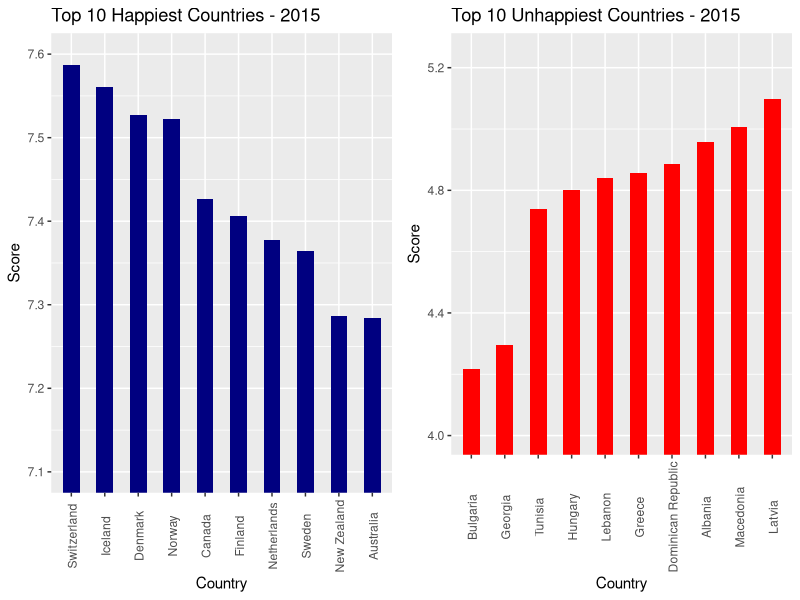
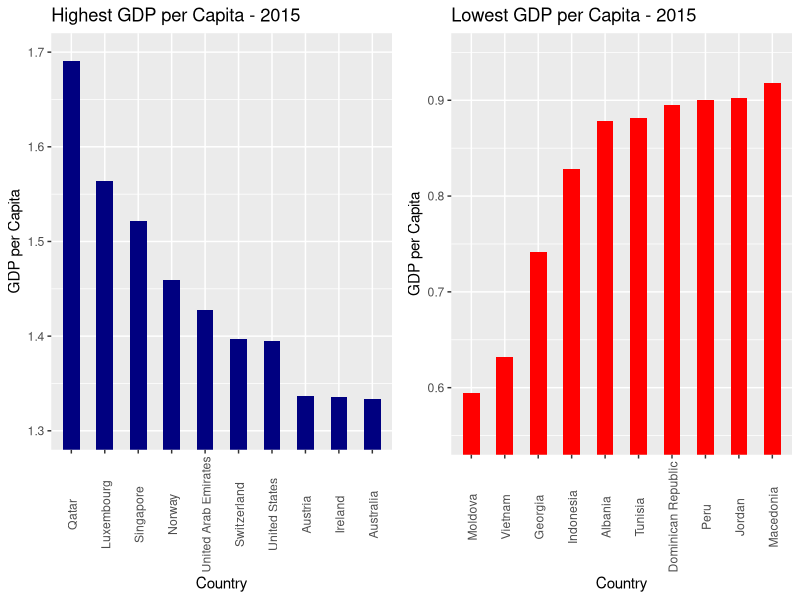
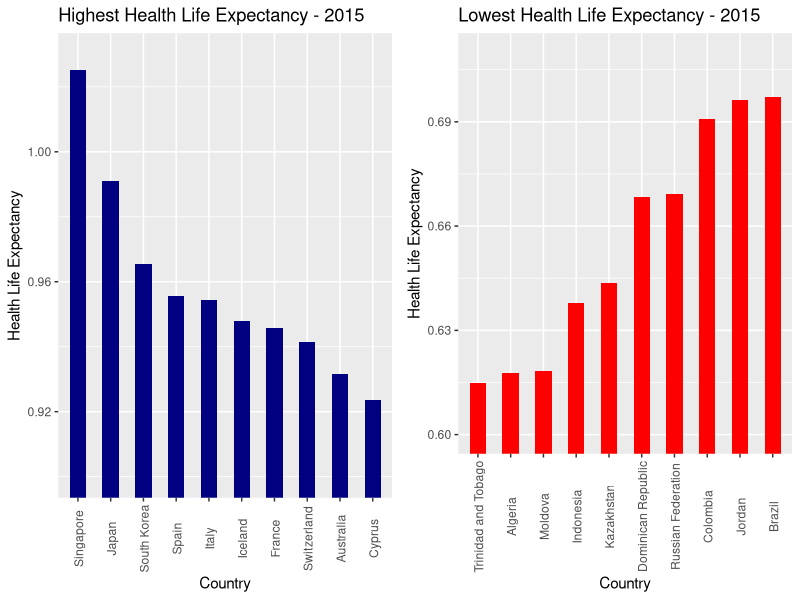
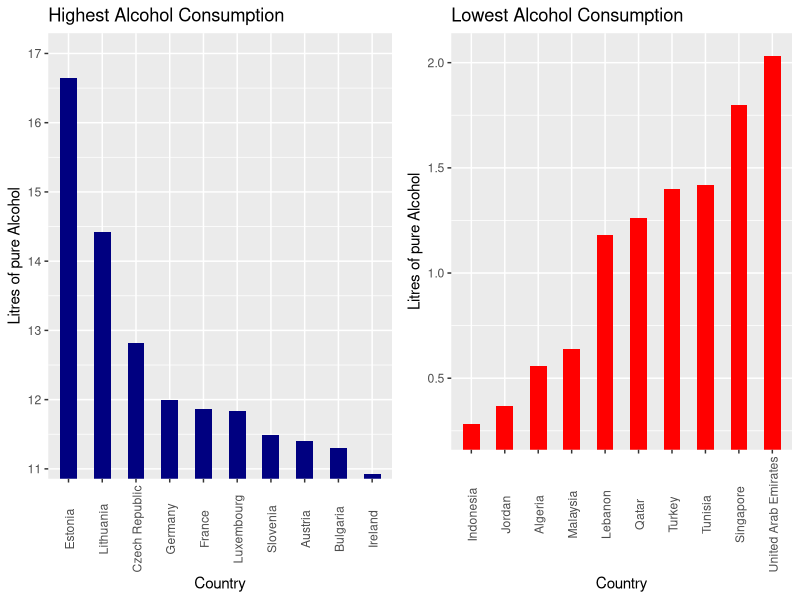
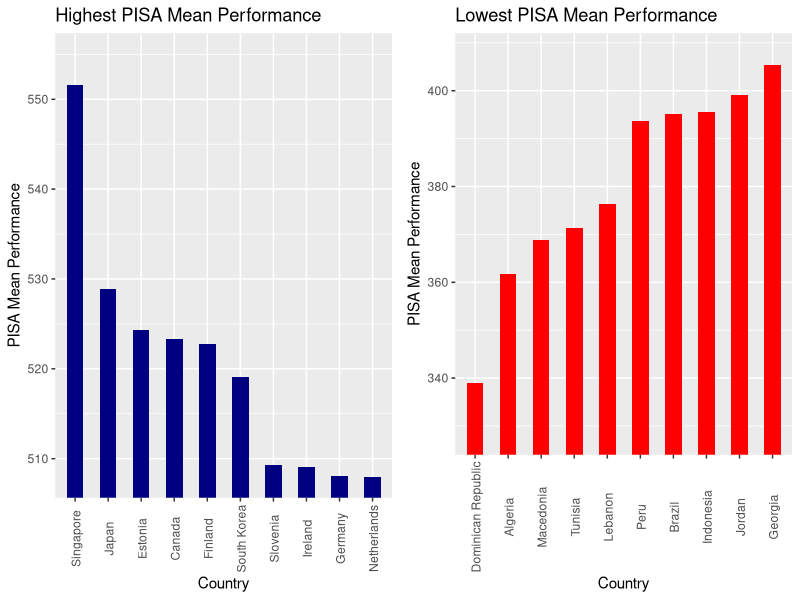
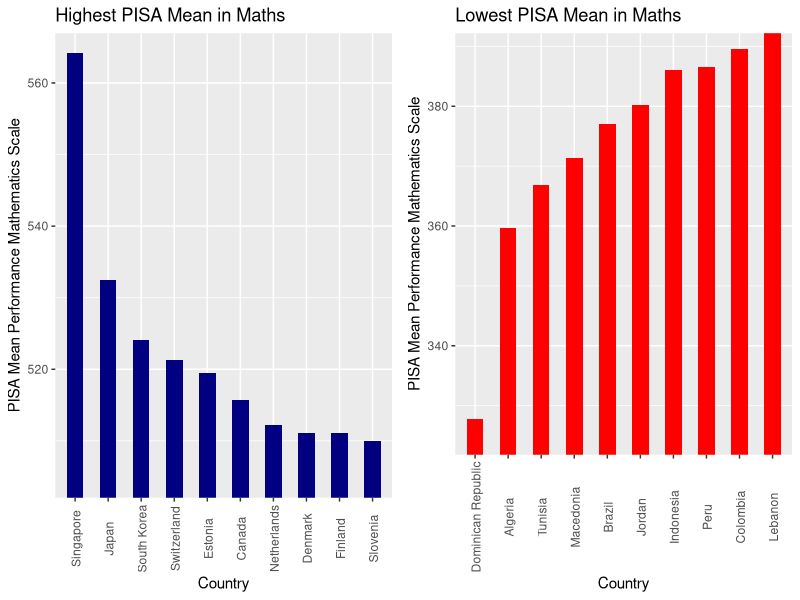
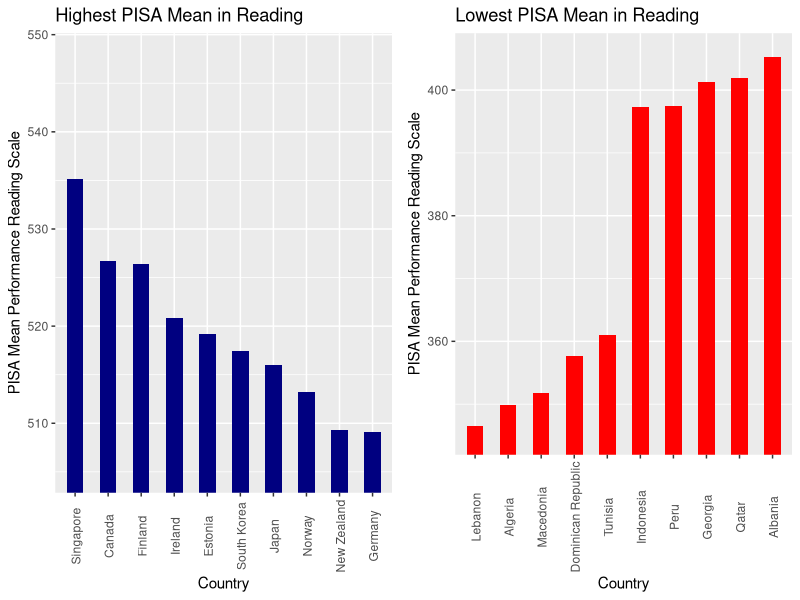
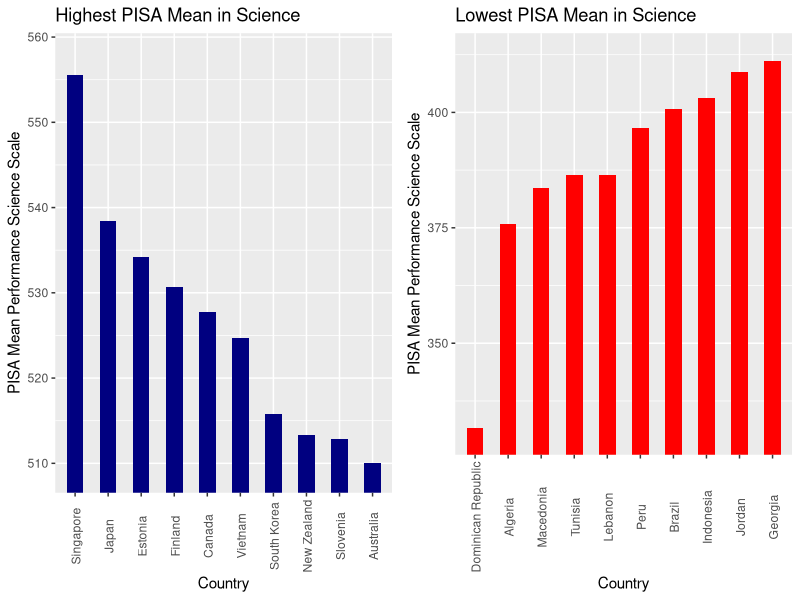

Reproduce these figures in R, in order.
## ---- chunk 1
knitr::opts_chunk$set(echo = TRUE)
## ---- chunk 2
dfMasterData <- read.csv("../../data/master_data/master_data.min.csv")
## ---- chunk 3

dfOrderedData <- head(dfMasterData[order(dfMasterData$Happiness.Score, decreasing = TRUE),], n = 10)

g1 <- ggplot2::ggplot(
  dfOrderedData, 
  ggplot2::aes(
    x=factor(Country,levels=dfOrderedData$Country[order(dfOrderedData$Happiness.Score, decreasing = TRUE)]),
  y=Happiness.Score))
g1 <- g1 + ggplot2::geom_bar(stat="identity",width=0.5,fill="navyblue")
g1 <- g1 + ggplot2::theme( axis.text.x = ggplot2::element_text(angle=90, vjust=0.6))
g1 <- g1 + ggplot2::labs(title="Top 10 Happiest Countries - 2015", x="Country",y="Score")
g1 <- g1 + ggplot2::coord_cartesian(ylim=c(7.1,7.6))


dfOrderedData2 <- tail(dfMasterData[order(dfMasterData$Happiness.Score, decreasing = TRUE),], n = 10)

g2 <- ggplot2::ggplot(
  dfOrderedData2, 
  ggplot2::aes(
    x=factor(Country,levels=dfOrderedData2$Country[order(dfOrderedData2$Happiness.Score, decreasing = FALSE)]),
  y=Happiness.Score))
g2 <- g2 + ggplot2::geom_bar(stat="identity",width=0.5,fill="red")
g2 <- g2 + ggplot2::theme( axis.text.x = ggplot2::element_text(angle=90, vjust=0.6))
g2 <- g2 + ggplot2::labs(title="Top 10 Unhappiest Countries - 2015", x="Country",y="Score")
g2 <- g2 + ggplot2::coord_cartesian(ylim=c(4,5.25))

gridExtra::grid.arrange(g1, g2,  ncol = 2,nrow=1)
## ---- chunk 4
g1 <- NULL
g2 <- NULL
dfOrderedData <- NULL
dfOrderedData2 <- NULL
## ---- chunk 5

dfOrderedData <- head(dfMasterData[order(dfMasterData$Economy.GDP.per.Capita, decreasing = TRUE),], n = 10)

g1 <- ggplot2::ggplot(
        dfOrderedData, 
        ggplot2::aes(x=factor(dfOrderedData$Country,levels=dfOrderedData$Country[order(dfOrderedData$Economy.GDP.per.Capita, decreasing = TRUE)]),y=Economy.GDP.per.Capita)
      ) 
g1 <- g1 + ggplot2::geom_bar(stat="identity",width=0.5,fill="navyblue") 
g1 <- g1 + ggplot2::theme(axis.text.x = ggplot2::element_text(angle=90, vjust=0.6)) 
g1 <- g1 + ggplot2::labs(title="Highest GDP per Capita - 2015", x="Country",y="GDP per Capita") 
g1 <- g1 + ggplot2::coord_cartesian(ylim=c(1.3,1.7))

dfOrderedData2 <- tail(dfMasterData[order(dfMasterData$Economy.GDP.per.Capita, decreasing = TRUE),], n = 10)

g2 <- ggplot2::ggplot(
        dfOrderedData2, 
        ggplot2::aes(x=factor(dfOrderedData2$Country,levels=dfOrderedData2$Country[order(dfOrderedData2$Economy.GDP.per.Capita, decreasing = FALSE)]),y=Economy.GDP.per.Capita)
        ) 
g2 <- g2 + ggplot2::geom_bar(stat="identity",width=0.5,fill="red") 
g2 <- g2 + ggplot2::theme(axis.text.x = ggplot2::element_text(angle=90, vjust=0.6)) 
g2 <- g2 + ggplot2::labs(title="Lowest GDP per Capita - 2015", x="Country",y="GDP per Capita") 
g2 <- g2 + ggplot2::coord_cartesian(ylim=c(0.55,0.95))

gridExtra::grid.arrange(g1, g2,  ncol = 2,nrow=1)
## ---- chunk 6
g1 <- NULL
g2 <- NULL
dfOrderedData <- NULL
dfOrderedData2 <- NULL
## ---- chunk 7

dfOrderedData <- head(dfMasterData[order(dfMasterData$Health.Life.Expectancy, decreasing = TRUE),], n = 10)

g1 <- ggplot2::ggplot(
        dfOrderedData, 
        ggplot2::aes(x=factor(dfOrderedData$Country,levels=dfOrderedData$Country[order(dfOrderedData$Health.Life.Expectancy, decreasing = TRUE)]),y=Health.Life.Expectancy)
      ) 
g1 <- g1 + ggplot2::geom_bar(stat="identity",width=0.5,fill="navyblue") 
g1 <- g1 + ggplot2::theme(axis.text.x = ggplot2::element_text(angle=90, vjust=0.6)) 
g1 <- g1 + ggplot2::labs(title="Highest Health Life Expectancy - 2015", x="Country",y="Health Life Expectancy") 
g1 <- g1 + ggplot2::coord_cartesian(ylim=c(0.9,1.03))

dfOrderedData2 <- tail(dfMasterData[order(dfMasterData$Health.Life.Expectancy, decreasing = TRUE),], n = 10)

g2 <- ggplot2::ggplot(
        dfOrderedData2, 
        ggplot2::aes(x=factor(dfOrderedData2$Country,levels=dfOrderedData2$Country[order(dfOrderedData2$Health.Life.Expectancy, decreasing = FALSE)]),y=Health.Life.Expectancy)
        ) 
g2 <- g2 + ggplot2::geom_bar(stat="identity",width=0.5,fill="red") 
g2 <- g2 + ggplot2::theme(axis.text.x = ggplot2::element_text(angle=90, vjust=0.6)) 
g2 <- g2 + ggplot2::labs(title="Lowest Health Life Expectancy - 2015", x="Country",y="Health Life Expectancy") 
g2 <- g2 + ggplot2::coord_cartesian(ylim=c(0.6,0.71))

gridExtra::grid.arrange(g1, g2,  ncol = 2,nrow=1)
## ---- chunk 8
g1 <- NULL
g2 <- NULL
dfOrderedData <- NULL
dfOrderedData2 <- NULL

## ---- chunk 9

dfOrderedData <- head(dfMasterData[order(dfMasterData$Alcohol.Consumption.All.Types, decreasing = TRUE),], n = 10)

g1 <- ggplot2::ggplot(
        dfOrderedData, 
        ggplot2::aes(x=factor(dfOrderedData$Country,levels=dfOrderedData$Country[order(dfOrderedData$Alcohol.Consumption.All.Types, decreasing = TRUE)]),y=Alcohol.Consumption.All.Types)
      ) 
g1 <- g1 + ggplot2::geom_bar(stat="identity",width=0.5,fill="navyblue") 
g1 <- g1 + ggplot2::theme(axis.text.x = ggplot2::element_text(angle=90, vjust=0.6)) 
g1 <- g1 + ggplot2::labs(title="Highest Alcohol Consumption", x="Country",y="Litres of pure Alcohol") 
g1 <- g1 + ggplot2::coord_cartesian(ylim=c(11.15,17))

dfOrderedData2 <- tail(dfMasterData[order(dfMasterData$Alcohol.Consumption.All.Types, decreasing = TRUE),], n = 10)

g2 <- ggplot2::ggplot(
        dfOrderedData2, 
        ggplot2::aes(x=factor(dfOrderedData2$Country,levels=dfOrderedData2$Country[order(dfOrderedData2$Alcohol.Consumption.All.Types, decreasing = FALSE)]),y=Alcohol.Consumption.All.Types)
        ) 
g2 <- g2 + ggplot2::geom_bar(stat="identity",width=0.5,fill="red") 
g2 <- g2 + ggplot2::theme(axis.text.x = ggplot2::element_text(angle=90, vjust=0.6)) 
g2 <- g2 + ggplot2::labs(title="Lowest Alcohol Consumption", x="Country",y="Litres of pure Alcohol") 
g2 <- g2 + ggplot2::coord_cartesian(ylim=c(0.25,2.05))

gridExtra::grid.arrange(g1, g2,  ncol = 2,nrow=1)
## ---- chunk 10
g1 <- NULL
g2 <- NULL
dfOrderedData <- NULL
dfOrderedData2 <- NULL

## ---- chunk 11

dfOrderedData <- head(dfMasterData[order(dfMasterData$PISA.Performance.Mean, decreasing = TRUE),], n = 10)

g1 <- ggplot2::ggplot(
        dfOrderedData, 
        ggplot2::aes(x=factor(dfOrderedData$Country,levels=dfOrderedData$Country[order(dfOrderedData$PISA.Performance.Mean, decreasing = TRUE)]),y=PISA.Performance.Mean)
      ) 
g1 <- g1 + ggplot2::geom_bar(stat="identity",width=0.5,fill="navyblue") 
g1 <- g1 + ggplot2::theme(axis.text.x = ggplot2::element_text(angle=90, vjust=0.6)) 
g1 <- g1 + ggplot2::labs(title="Highest PISA Mean Performance", x="Country",y="PISA Mean Performance") 
g1 <- g1 + ggplot2::coord_cartesian(ylim=c(508,555))

dfOrderedData2 <- tail(dfMasterData[order(dfMasterData$PISA.Performance.Mean, decreasing = TRUE),], n = 10)

g2 <- ggplot2::ggplot(
        dfOrderedData2, 
        ggplot2::aes(x=factor(dfOrderedData2$Country,levels=dfOrderedData2$Country[order(dfOrderedData2$PISA.Performance.Mean, decreasing = FALSE)]),y=PISA.Performance.Mean)
        ) 
g2 <- g2 + ggplot2::geom_bar(stat="identity",width=0.5,fill="red") 
g2 <- g2 + ggplot2::theme(axis.text.x = ggplot2::element_text(angle=90, vjust=0.6)) 
g2 <- g2 + ggplot2::labs(title="Lowest PISA Mean Performance", x="Country",y="PISA Mean Performance") 
g2 <- g2 + ggplot2::coord_cartesian(ylim=c(328,408))

gridExtra::grid.arrange(g1, g2,  ncol = 2,nrow=1)
## ---- chunk 12
g1 <- NULL
g2 <- NULL
dfOrderedData <- NULL
dfOrderedData2 <- NULL

## ---- chunk 13

dfOrderedData <- head(dfMasterData[order(dfMasterData$PISA.Performance.Mean.Mathematics, decreasing = TRUE),], n = 10)

g1 <- ggplot2::ggplot(
        dfOrderedData, 
        ggplot2::aes(x=factor(dfOrderedData$Country,levels=dfOrderedData$Country[order(dfOrderedData$PISA.Performance.Mean.Mathematics, decreasing = TRUE)]),y=PISA.Performance.Mean.Mathematics)
      ) 
g1 <- g1 + ggplot2::geom_bar(stat="identity",width=0.5,fill="navyblue") 
g1 <- g1 + ggplot2::theme(axis.text.x = ggplot2::element_text(angle=90, vjust=0.6)) 
g1 <- g1 + ggplot2::labs(title="Highest PISA Mean in Maths", x="Country",y="PISA Mean Performance Mathematics Scale") 
g1 <- g1 + ggplot2::coord_cartesian(ylim=c(505,564))

dfOrderedData2 <- tail(dfMasterData[order(dfMasterData$PISA.Performance.Mean.Mathematics, decreasing = TRUE),], n = 10)

g2 <- ggplot2::ggplot(
        dfOrderedData2, 
        ggplot2::aes(x=factor(dfOrderedData2$Country,levels=dfOrderedData2$Country[order(dfOrderedData2$PISA.Performance.Mean.Mathematics, decreasing = FALSE)]),y=PISA.Performance.Mean.Mathematics)
        ) 
g2 <- g2 + ggplot2::geom_bar(stat="identity",width=0.5,fill="red") 
g2 <- g2 + ggplot2::theme(axis.text.x = ggplot2::element_text(angle=90, vjust=0.6)) 
g2 <- g2 + ggplot2::labs(title="Lowest PISA Mean in Maths", x="Country",y="PISA Mean Performance Mathematics Scale") 
g2 <- g2 + ggplot2::coord_cartesian(ylim=c(325,389))

gridExtra::grid.arrange(g1, g2,  ncol = 2,nrow=1)
## ---- chunk 14
g1 <- NULL
g2 <- NULL
dfOrderedData <- NULL
dfOrderedData2 <- NULL

## ---- chunk 15

dfOrderedData <- head(dfMasterData[order(dfMasterData$PISA.Performance.Mean.Reading, decreasing = TRUE),], n = 10)

g1 <- ggplot2::ggplot(
        dfOrderedData, 
        ggplot2::aes(x=factor(dfOrderedData$Country,levels=dfOrderedData$Country[order(dfOrderedData$PISA.Performance.Mean.Reading, decreasing = TRUE)]),y=PISA.Performance.Mean.Reading)
      ) 
g1 <- g1 + ggplot2::geom_bar(stat="identity",width=0.5,fill="navyblue") 
g1 <- g1 + ggplot2::theme(axis.text.x = ggplot2::element_text(angle=90, vjust=0.6)) 
g1 <- g1 + ggplot2::labs(title="Highest PISA Mean in Reading", x="Country",y="PISA Mean Performance Reading Scale") 
g1 <- g1 + ggplot2::coord_cartesian(ylim=c(505,548))

dfOrderedData2 <- tail(dfMasterData[order(dfMasterData$PISA.Performance.Mean.Reading, decreasing = TRUE),], n = 10)

g2 <- ggplot2::ggplot(
        dfOrderedData2, 
        ggplot2::aes(x=factor(dfOrderedData2$Country,levels=dfOrderedData2$Country[order(dfOrderedData2$PISA.Performance.Mean.Reading, decreasing = FALSE)]),y=PISA.Performance.Mean.Reading)
        ) 
g2 <- g2 + ggplot2::geom_bar(stat="identity",width=0.5,fill="red") 
g2 <- g2 + ggplot2::theme(axis.text.x = ggplot2::element_text(angle=90, vjust=0.6)) 
g2 <- g2 + ggplot2::labs(title="Lowest PISA Mean in Reading", x="Country",y="PISA Mean Performance Reading Scale") 
g2 <- g2 + ggplot2::coord_cartesian(ylim=c(345,406))

gridExtra::grid.arrange(g1, g2,  ncol = 2,nrow=1)
## ---- chunk 16
g1 <- NULL
g2 <- NULL
dfOrderedData <- NULL
dfOrderedData2 <- NULL

## ---- chunk 17

dfOrderedData <- head(dfMasterData[order(dfMasterData$PISA.Performance.Mean.Science, decreasing = TRUE),], n = 10)

g1 <- ggplot2::ggplot(
        dfOrderedData, 
        ggplot2::aes(x=factor(dfOrderedData$Country,levels=dfOrderedData$Country[order(dfOrderedData$PISA.Performance.Mean.Science, decreasing = TRUE)]),y=PISA.Performance.Mean.Science)
      ) 
g1 <- g1 + ggplot2::geom_bar(stat="identity",width=0.5,fill="navyblue") 
g1 <- g1 + ggplot2::theme(axis.text.x = ggplot2::element_text(angle=90, vjust=0.6)) 
g1 <- g1 + ggplot2::labs(title="Highest PISA Mean in Science", x="Country",y="PISA Mean Performance Science Scale") 
g1 <- g1 + ggplot2::coord_cartesian(ylim=c(509,558))

dfOrderedData2 <- tail(dfMasterData[order(dfMasterData$PISA.Performance.Mean.Science, decreasing = TRUE),], n = 10)

g2 <- ggplot2::ggplot(
        dfOrderedData2, 
        ggplot2::aes(x=factor(dfOrderedData2$Country,levels=dfOrderedData2$Country[order(dfOrderedData2$PISA.Performance.Mean.Science, decreasing = FALSE)]),y=PISA.Performance.Mean.Science)
        ) 
g2 <- g2 + ggplot2::geom_bar(stat="identity",width=0.5,fill="red") 
g2 <- g2 + ggplot2::theme(axis.text.x = ggplot2::element_text(angle=90, vjust=0.6)) 
g2 <- g2 + ggplot2::labs(title="Lowest PISA Mean in Science", x="Country",y="PISA Mean Performance Science Scale") 
g2 <- g2 + ggplot2::coord_cartesian(ylim=c(330,413))

gridExtra::grid.arrange(g1, g2,  ncol = 2,nrow=1)
## ---- chunk 18
g1 <- NULL
g2 <- NULL
dfOrderedData <- NULL
dfOrderedData2 <- NULL

